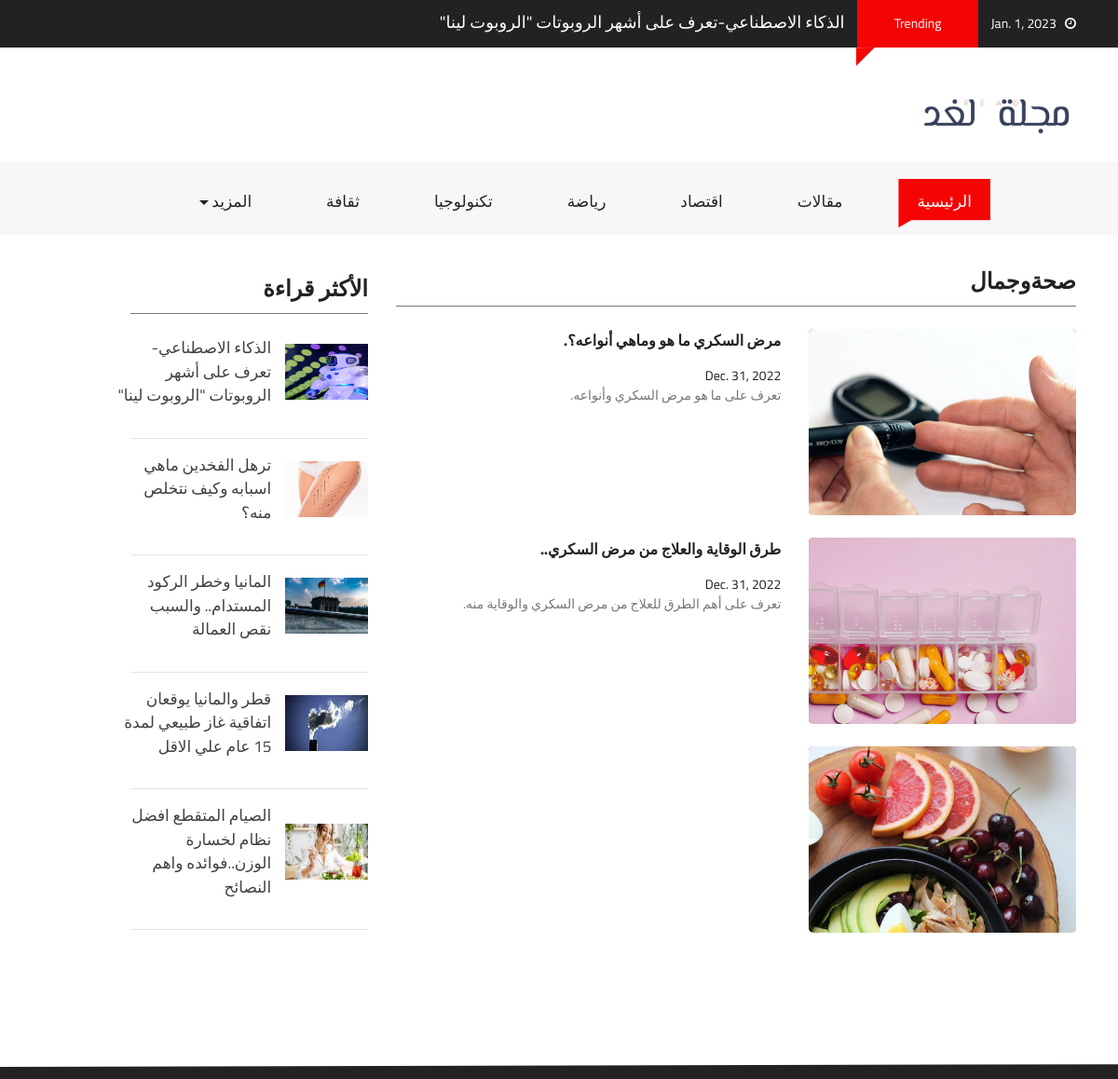
The app's page /section/صحةوجمال/, older data.
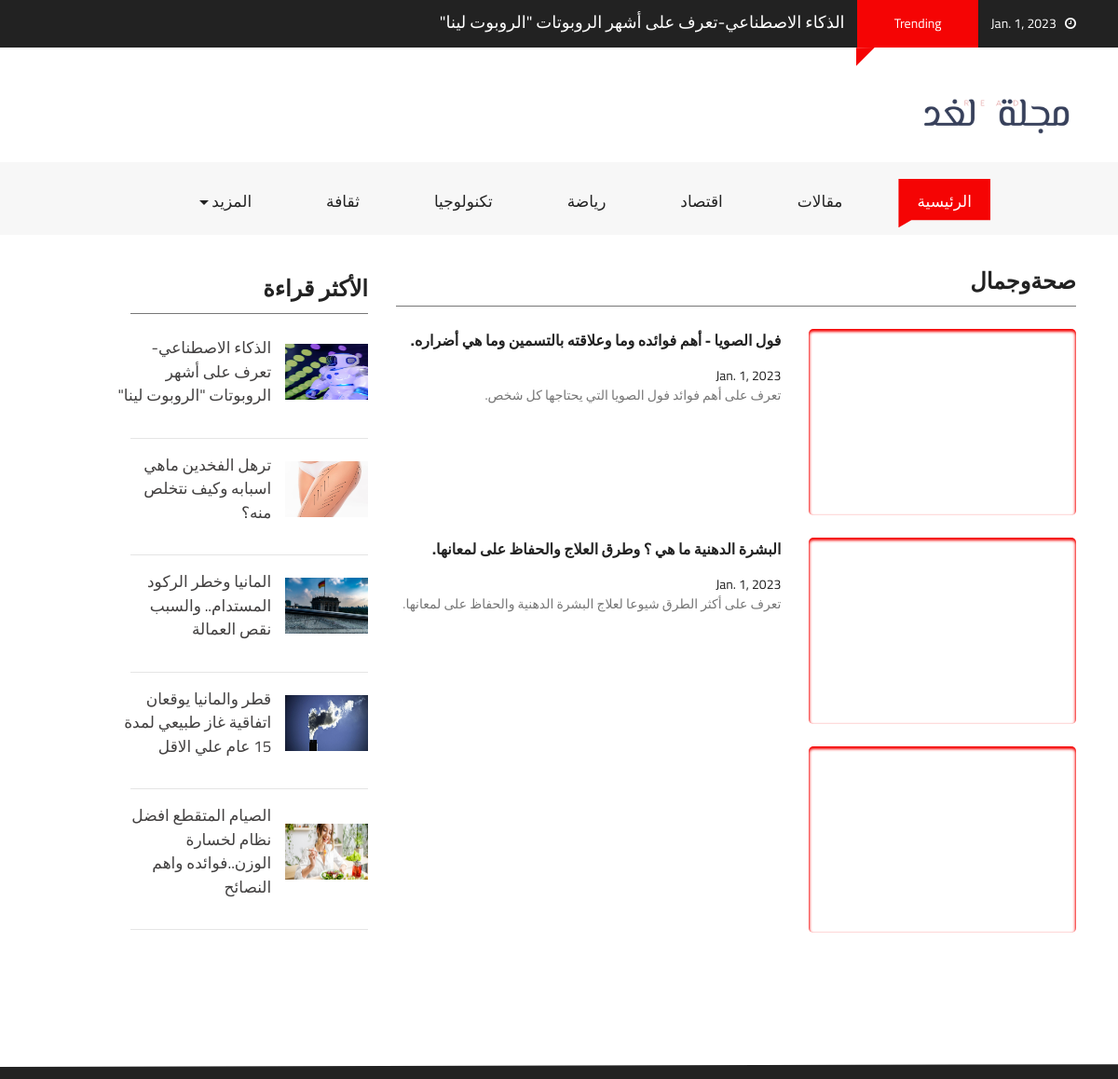
The same page, newer data.
### main/models.py (models this page shows, shortened)
class New(models.Model):
    type_post = [
        ('News','News'),
        ('Blogs','Blogs'),
    ]
    choices= [
        ('ثقافة','ثقافة'),
        ('اقتصاد','اقتصاد'),
        ('رياضة','رياضة'),
        ('صحةوجمال','صحةوجمال'),
        ('تكنولوجيا','تكنولوجيا'),
    ]
    title = models.CharField(max_length=100,unique=True)
    author = models.CharField(max_length=20,null=True, blank=True)
    image = models.ImageField()
    date_post = models.DateField(null=True, blank=True)
    short_decsription = models.CharField(max_length=100)
    long_decsription = models.TextField(default='DESC')
    type = models.CharField(max_length=50, choices=type_post,default='Blogs')
    most_popular = models.BooleanField(default=False)
    trending = models.BooleanField(default=False)
    main = models.BooleanField(default=False)
    main2 = models.BooleanField(default=False)
    cate = models.CharField(choices=choices,max_length=12)

### main/views.py (the view)
# urls.py: path('section/<str:cate>/',views.section,name='section')
def section(request,cate):
    news = New.objects.filter(cate=cate).order_by('-date_post')
    date_now  = datetime.datetime.now()
    return render(request,'main/section.html',{
        'f':cate,
        'blog':news,
        'most':most,
        'D_N':date_now.date(),
        'mostrend':trend[0]
    })

### templates/main/section.html (shortened to what this page needs)
{% extends "./layout.html" %}
{% load static %}
{% block content %}
<div class="container-fluid pb-4 pt-4 paddding">
    <div class="container paddding">
        <div class="row mx-0">
            <div class="col-md-8 animate-box" data-animate-effect="fadeInLeft">
                <div>
                    <div class="fh5co_heading fh5co_heading_border_bottom py-2 mb-4" style="font-weight: bold;" >{{f}}</div>
                </div>
                {% for bl in blog %}
                {% if not bl.most_popular and not  bl.trending %}
                <div class="row pb-4 more">
                    <div class="col-md-5">
                        <a href="{% url 'main:page' bl.title %}">
                        <div class="fh5co_hover_news_img">
                            <div class="fh5co_news_img"><img src="{{bl.image.url}}" alt=""/></div>
                        </div>
                        </a>
                    </div>
                    <div class="col-md-7 animate-box">
                        <a href="{% url 'main:page' bl.title %}" class="fh5co_magna py-2"> {{bl.title}}. <br> </a> <a href="{% url 'main:page' bl.title %}" class="fh5co_mini_time py-3">
                        {{bl.date_post}}
                        <div class="fh5co_consectetur"> {{bl.short_decsription}}.
                        </div></a>
                    </div>
                </div>
                {% endif %}
                {% endfor %}
            </div>
            <div class="col-md-3 animate-box" data-animate-effect="fadeInRight">
                <div>
                    <div class="fh5co_heading fh5co_heading_border_bottom pt-3 py-2 mb-4" style="font-weight: bold;">الأكثر قراءة</div>
                </div>
                {% for ne in most  %}
                <div class="row pb-3 ">
                    <div class="col-5 align-self-center">
                        <a href="{% url 'main:page' ne.title %}"> <img src="{{ne.image.url}}" alt="img" class="fh5co_most_trading"/>
                    </div></a>
                    <div class="col-7 paddding">
                        <a href="{% url 'main:page' ne.title %}" class="d-block fh5co_small_post_heading"><span class="">{{ne.title}}</span>
                    </div></a>
                </div>
                <hr>
                {% endfor %}
            </div>
        </div>
    </div>
</div>
{%endblock%}

### templates/main/layout.html (shortened to what this page needs)
{% load static %}
<!DOCTYPE html>
<html lang="en" class="no-js">
<head>
    <link href="{% static 'css/media_query.css' %}" rel="stylesheet" type="text/css"/>
    <link href="{% static 'css/bootstrap.css' %}" rel="stylesheet" type="text/css"/>
    <link href="https://maxcdn.bootstrapcdn.com/font-awesome/4.7.0/css/font-awesome.min.css" rel="stylesheet"
>
    <link href="{% static 'css/animate.css' %}" rel="stylesheet" type="text/css"/>
    <link href="{% static 'css/owl.carousel.css' %}" rel="stylesheet" type="text/css"/>
    <link href="{% static 'css/owl.theme.default.css' %}" rel="stylesheet" type="text/css"/>
    <link href="{% static 'css/style_1.css' %}" rel="stylesheet" type="text/css"/>
</head>
<body class="{% block class %}{%endblock%}" dir="rtl">
<div class="container-fluid fh5co_header_bg">
    <div class="container">
        <div class="row" >
            <div class="col-12 fh5co_mediya_center"><a href="" class="color_fff fh5co_mediya_setting" dir="rtl"><i
                    class="fa fa-clock-o"></i>&nbsp;&nbsp;&nbsp;{{D_N}}</a>
                <div class="d-inline-block fh5co_trading_posotion_relative"><a href="" class="treding_btn">Trending</a>
                    <div class="fh5co_treding_position_absolute"></div>
                </div>
                <a href="{% url 'main:page' mostrend.title %}" class="color_fff fh5co_mediya_setting" style= "font-size:18px">{{mostrend.title}}</a>
            </div>
        </div>
    </div>
</div>
<div class="container-fluid">
    <div class="container">
        <div class="row">
            <div class="col-12 col-md-3 fh5co_padding_menu" >
                <img style= "width:200px;" src="/media/logo.png" alt="img" class="fh5co_logo_width"/>
            </div>
            </div>
        </div>
    </div>
<div class="container-fluid bg-faded fh5co_padd_mediya padding_786">
    <div class="container padding_786">
        <nav class="navbar navbar-toggleable-md navbar-light ">
            <div class="collapse navbar-collapse" id="navbarSupportedContent">
                <ul class="navbar-nav mr-auto" style= "font-size : 17px">
                    <li class="nav-item active">
                        <a class="nav-link" href="{% url 'main:index'%}">الرئيسية <span class="sr-only">(current)</span></a>
                    </li>
                    <li class="nav-item ">
                        <a class="nav-link" href="{% url 'main:blog'%}">مقالات <span class="sr-only">(current)</span></a>
                    </li>
                    <li class="nav-item ">
                        <a class="nav-link" href="{% url 'main:section' 'اقتصاد' %}">اقتصاد <span class="sr-only">(current)</span></a>
                    </li>
                    <li class="nav-item ">
                        <a class="nav-link" href="{% url 'main:section' 'رياضة' %}">رياضة <span class="sr-only">(current)</span></a>
                    </li>
                    <li class="nav-item ">
                        <a class="nav-link" href="{% url 'main:section' 'تكنولوجيا' %}">تكنولوجيا <span class="sr-only">(current)</span></a>
                    </li>
                    <li class="nav-item ">
                        <a class="nav-link" href="{% url 'main:section' 'ثقافة' %}">ثقافة<span class="sr-only">(current)</span></a>
                    </li>
                    <li class="nav-item dropdown">
                        <a class="nav-link dropdown-toggle" href="#" id="dropdownMenuButton2" data-toggle="dropdown"
                           aria-haspopup="true" aria-expanded="false">المزيد <span class="sr-only">(current)</span></a>
                    </li>
                </ul>
            </div>
        </nav>
    </div>
</div>
{% block content %} {% endblock %}
<div class="container-fluid fh5co_footer_bg pb-3">
</body>
</html>

Row changes from the older to the newer data that the page shows:
no longer on this page (row unchanged): New: image (picture), title "مرض السكري ما هو وماهي أنواعه؟", date_post "Dec. 31, 2022", short_decsription "تعرف على ما هو مرض السكري وأنواعه"
no longer on this page (row unchanged): New: image (picture), title "طرق الوقاية والعلاج من مرض السكري.", date_post "Dec. 31, 2022", short_decsription "تعرف على أهم الطرق للعلاج من مرض السكري والوقاية منه"
no longer on this page (row unchanged): New: image (picture)
added New: title "فول الصويا - أهم فوائده وما وعلاقته بالتسمين وما هي أضراره", date_post "Jan. 1, 2023", short_decsription "تعرف على أهم فوائد فول الصويا التي يحتاجها كل شخص"
added New: title "البشرة الدهنية ما هي ؟ وطرق العلاج والحفاظ على لمعانها", date_post "Jan. 1, 2023", short_decsription "تعرف على أكثر الطرق شيوعا لعلاج البشرة الدهنية والحفاظ على لمعانها"
